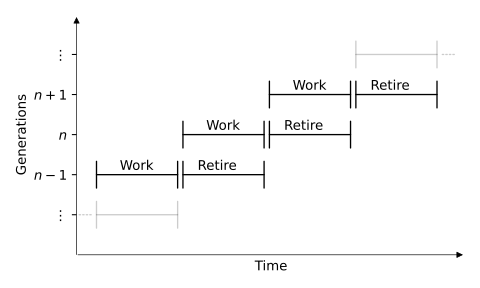

Recreate this plot in Python.
import numpy as np
import pylab as plt

plt.figure(figsize=(5, 3))

y = 0.25
for n, x in enumerate(range(3)):
    y = (n+2) * 0.25
    plt.gca().annotate("", xy=(x+1.2, y), xytext=(x+0.2, y), arrowprops=dict(arrowstyle="|-|"))
    plt.gca().annotate("", xy=(x+2.2, y), xytext=(x+1.2, y), arrowprops=dict(arrowstyle="|-|"))
    plt.gca().annotate("Work", xy=(x + 1.2, y), xytext=(x + 0.5, y+0.03))
    plt.gca().annotate("Retire", xy=(x + 2.2, y), xytext=(x + 1.4, y + 0.03))

plt.gca().annotate("", xy=(1.2, 0.25), xytext=(0.2, 0.25), arrowprops=dict(arrowstyle="|-|", alpha=0.2))
plt.gca().annotate("", xy=(0.2, 0.25), xytext=(0, 0.25), arrowprops=dict(arrowstyle="-",linestyle="dotted", alpha=0.2))

plt.gca().annotate("", xy=(4.2, 1.25), xytext=(3.2, 1.25), arrowprops=dict(arrowstyle="|-|", alpha=0.2))
plt.gca().annotate("", xy=(4.4, 1.25), xytext=(4.2, 1.25), arrowprops=dict(arrowstyle="-",linestyle="dotted", alpha=0.2))

plt.xlim(0, 4.5)
plt.ylim(0, 1.5)
plt.xticks([])
plt.yticks([0.25, 0.5, 0.75, 1, 1.25], [r'$\vdots$', r'$n-1$', r'$n$', r'$n+1$', r'$\vdots$'])

# Draw axis
plt.gca().spines[['right', 'top', 'left', 'bottom']].set_visible(False)
plt.gca().annotate("", xy=(4.5, 0), xytext=(-.015, 0), arrowprops=dict(arrowstyle="-|>", lw=0.5, color='black'))
plt.gca().annotate("", xy=(0, 1.5), xytext=(0, -.015), arrowprops=dict(arrowstyle="-|>", lw=0.5, color='black'))

plt.xlabel("Time")
plt.ylabel("Generations")

plt.tight_layout()
plt.savefig("Teaching/MacroModelling/ogm.svg", transparent=True)
plt.show()

